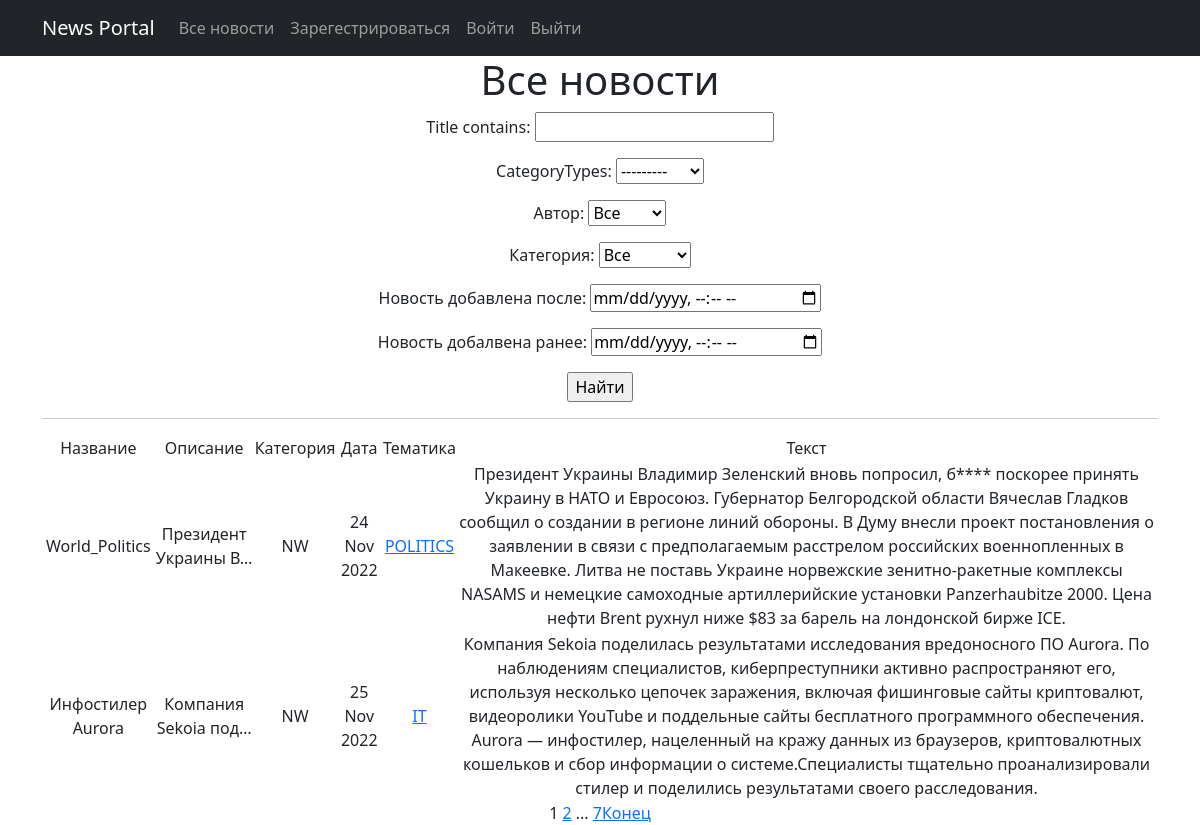
Page /news/ on the committed database.
### news/models.py (models this page shows, shortened)
class Post(models.Model):
    author = models.ForeignKey(Author, on_delete=models.CASCADE)
    ARTICLE = "AR"
    NEWS = "NW"
    CATEGORY_CHOICES = (
        (ARTICLE, "Статья"),
        (NEWS, "Новость")
    )
    categoryTypes = models.CharField(max_length=2, choices=CATEGORY_CHOICES, default=ARTICLE)
    dateCreation = models.DateTimeField(auto_now_add=True)
    title = models.CharField(max_length=256)
    text = models.TextField()
    rating = models.IntegerField(default=0)
    category = models.ManyToManyField(Category, through='PostCategory')

class Category(models.Model):
    name = models.CharField(max_length=64, unique=True)
    subscribers = models.ManyToManyField(User, related_name='categories')
    def __str__(self):
        return self.name

### news/views.py (the view)
# urls.py: path('', PostList.as_view(), name='post_list'),
class PostList(ListView):
    model = Post
    ordering = '-rating'
    template_name = 'news.html'
    context_object_name = 'news'
    paginate_by = 2
    def get_queryset(self):
        queryset = super().get_queryset()
        self.filterset = PostFilter(self.request.GET, queryset)
        return self.filterset.qs
    def get_context_data(self, **kwargs):
        context = super().get_context_data(**kwargs)
        context['filterset'] = self.filterset
        return context

### news/models.py (called while the page is built)
    def __str__(self):
        return self.authorUser.username

### news/templatetags/custom_filters.py (called while the page is built)
@register.filter()
def censor(value):
    if not isinstance(value, str):
        raise TypeError(f"unresolved type '{type(value)}' expected type 'str'")
    for word in value.split():
        if word.lower() in censor_list:
            value = value.replace(word, f"{word[0]}{'*' * (len(word) - 1)}")
    return value

### news/templatetags/custom_tags.py (called while the page is built)
@register.simple_tag(takes_context=True)
def url_replace(context, **kwargs):
    d = context['request'].GET.copy()
    for k, v in kwargs.items():
        d[k] = v
    return d.urlencode()

### news/templates/news.html (shortened to what this page needs)
{% extends 'flatpages/default.html' %}
{% load custom_filters %}
{% load custom_tags %}
{% block content %}
   <h1>Все новости</h1>
   <form action="" method="get">
       {{ filterset.form.as_p }}
       <input type="submit" value="Найти" />
   </form>
   <hr>
   {% if news %}
       <table>
           <tr>
               <td>Название</td>
               <td>Описание</td>
               <td>Категория</td>
               <td>Дата</td>
               <td>Тематика</td>
               <td>Текст</td>
           </tr>
           {% for post in news %}
           <tr>
               <td>{{ post.title }}</td>
               <td><div align = "center">{{ post.text|truncatechars:20 }}</div></td>
               <td>{{ post.categoryTypes}}</td>
               <td>{{ post.dateCreation|date:'d M Y' }}</td>
               <td>{{ category}}
                   {% for category in post.category.all %}
                    <a href="{% url 'category_list' pk=category.id%}">{{ category }}</a>
                    {% endfor %}
               </td>
               <td>{{ post.text|censor}}</td>
               <td>
               </td>
           </tr>
           {% endfor %}
       </table>
   {% else %}
       <h2>Новостей нет!</h2>
   {% endif %}
    {{ page_obj.number }}
   {% if page_obj.has_next %}
       <a href="?{% url_replace page=page_obj.next_page_number %}">{{ page_obj.next_page_number }}</a>
       {% if paginator.num_pages != page_obj.next_page_number %}
           ...
           <a href="?{% url_replace page=page_obj.paginator.num_pages %}">{{ page_obj.paginator.num_pages }}Конец</a>
       {% endif %}
   {% endif %}
{% endblock content %}

### news/templates/flatpages/default.html (shortened to what this page needs)
<!DOCTYPE html>
<html lang="en">
    <head>
        {% load static %}
        <link href="{% static 'css/styles.css' %}" rel="stylesheet" />
    </head>
    <body>
       <nav class="navbar navbar-expand-lg navbar-dark bg-dark static-top">
   <div class="container">
       <a class="navbar-brand" href="#">News Portal</a>
       <div class="collapse navbar-collapse" id="navbarResponsive">
           <ul class="navbar-nav ml-auto">
               <li class="nav-item">
                   <a class="nav-link" href="/news/">Все новости</a>
               </li>
               <li class="nav-item">
                   <a class="nav-link" href="/accounts/signup">Зарегестрироваться</a>
               </li>
               <li class="nav-item">
                   <a class="nav-link" href="/accounts/login">Войти</a>
               </li>
               <li class="nav-item">
                   <a class="nav-link" href="/accounts/logout">Выйти</a>
               </li>
           </ul>
       </div>
   </div>
</nav>
    <div class="container">
   <div class="row">
       <div class="col-lg-12 text-center">
           {% block content %}{% endblock content %}
       </div>
   </div>
</div>
    </body>
</html>

### rows in the picture
Post: title "World_Politics", text "Президент Украины В…", categoryTypes "NW", dateCreation "24 Nov 2022", text|censor "Президент Украины Владимир Зеленский вновь попросил, б**** поскорее принять Украину в НАТО и Евросоюз. Губернатор Белгородской области Вячеслав Гладков сообщил о создании в регионе линий обороны. В Думу внесли проект постановления о заявлении в связи с предполагаемым расстрелом российских военнопленных в Макеевке. Литва не поставь Украине норвежские зенитно-ракетные комплексы NASAMS и немецкие самоходные артиллерийские установки Panzerhaubitze 2000. Цена нефти Brent рухнул ниже $83 за барель на лондонской бирже ICE."
Category: name "POLITICS"
Post: title "Инфостилер Aurora", text "Компания Sekoia под…", categoryTypes "NW", dateCreation "25 Nov 2022", text|censor "Компания Sekoia поделилась результатами исследования вредоносного ПО Aurora. По наблюдениям специалистов, киберпреступники активно распространяют его, используя несколько цепочек заражения, включая фишинговые сайты криптовалют, видеоролики YouTube и поддельные сайты бесплатного программного обеспечения. Aurora — инфостилер, нацеленный на кражу данных из браузеров, криптовалютных кошельков и сбор информации о системе.Специалисты тщательно проанализировали стилер и поделились результатами своего расследования."
Category: name "IT"

### other values in the picture
{{ page_obj.number }} "1"
{{ page_obj.next_page_number }} "2"
{{ page_obj.paginator.num_pages }} "7"
